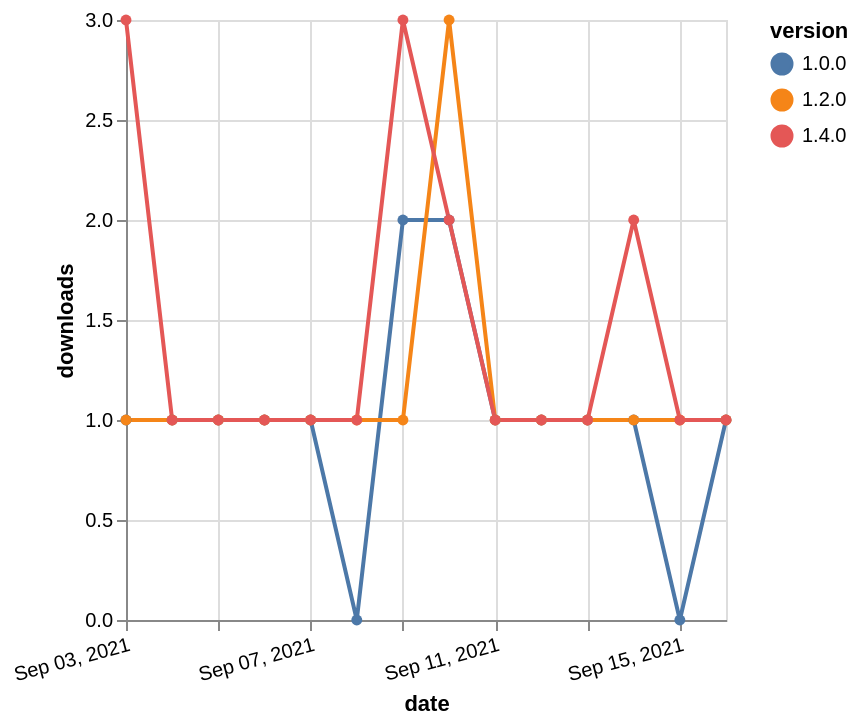

Specify this chart in Vega-Lite:
### Vega-Lite specification from a JSON file in a GitHub repository (floating-point values rounded to 4 significant figures)
{"$schema": "https://vega.github.io/schema/vega-lite/v5.json", "description": "A simple bar chart with embedded data.", "data": {"values": [{"date": "2021-09-03", "total": 173, "delta": 1, "version": "1.0.0"}, {"date": "2021-09-04", "total": 174, "delta": 1, "version": "1.0.0"}, {"date": "2021-09-05", "total": 175, "delta": 1, "version": "1.0.0"}, {"date": "2021-09-06", "total": 176, "delta": 1, "version": "1.0.0"}, {"date": "2021-09-07", "total": 177, "delta": 1, "version": "1.0.0"}, {"date": "2021-09-08", "total": 177, "delta": 0, "version": "1.0.0"}, {"date": "2021-09-09", "total": 179, "delta": 2, "version": "1.0.0"}, {"date": "2021-09-10", "total": 181, "delta": 2, "version": "1.0.0"}, {"date": "2021-09-11", "total": 182, "delta": 1, "version": "1.0.0"}, {"date": "2021-09-12", "total": 183, "delta": 1, "version": "1.0.0"}, {"date": "2021-09-13", "total": 184, "delta": 1, "version": "1.0.0"}, {"date": "2021-09-14", "total": 185, "delta": 1, "version": "1.0.0"}, {"date": "2021-09-15", "total": 185, "delta": 0, "version": "1.0.0"}, {"date": "2021-09-16", "total": 186, "delta": 1, "version": "1.0.0"}, {"date": "2021-09-03", "total": 205, "delta": 1, "version": "1.2.0"}, {"date": "2021-09-04", "total": 206, "delta": 1, "version": "1.2.0"}, {"date": "2021-09-05", "total": 207, "delta": 1, "version": "1.2.0"}, {"date": "2021-09-06", "total": 208, "delta": 1, "version": "1.2.0"}, {"date": "2021-09-07", "total": 209, "delta": 1, "version": "1.2.0"}, {"date": "2021-09-08", "total": 210, "delta": 1, "version": "1.2.0"}, {"date": "2021-09-09", "total": 211, "delta": 1, "version": "1.2.0"}, {"date": "2021-09-10", "total": 214, "delta": 3, "version": "1.2.0"}, {"date": "2021-09-11", "total": 215, "delta": 1, "version": "1.2.0"}, {"date": "2021-09-12", "total": 216, "delta": 1, "version": "1.2.0"}, {"date": "2021-09-13", "total": 217, "delta": 1, "version": "1.2.0"}, {"date": "2021-09-14", "total": 218, "delta": 1, "version": "1.2.0"}, {"date": "2021-09-15", "total": 219, "delta": 1, "version": "1.2.0"}, {"date": "2021-09-16", "total": 220, "delta": 1, "version": "1.2.0"}, {"date": "2021-09-03", "total": 132, "delta": 3, "version": "1.4.0"}, {"date": "2021-09-04", "total": 133, "delta": 1, "version": "1.4.0"}, {"date": "2021-09-05", "total": 134, "delta": 1, "version": "1.4.0"}, {"date": "2021-09-06", "total": 135, "delta": 1, "version": "1.4.0"}, {"date": "2021-09-07", "total": 136, "delta": 1, "version": "1.4.0"}, {"date": "2021-09-08", "total": 137, "delta": 1, "version": "1.4.0"}, {"date": "2021-09-09", "total": 140, "delta": 3, "version": "1.4.0"}, {"date": "2021-09-10", "total": 142, "delta": 2, "version": "1.4.0"}, {"date": "2021-09-11", "total": 143, "delta": 1, "version": "1.4.0"}, {"date": "2021-09-12", "total": 144, "delta": 1, "version": "1.4.0"}, {"date": "2021-09-13", "total": 145, "delta": 1, "version": "1.4.0"}, {"date": "2021-09-14", "total": 147, "delta": 2, "version": "1.4.0"}, {"date": "2021-09-15", "total": 148, "delta": 1, "version": "1.4.0"}, {"date": "2021-09-16", "total": 149, "delta": 1, "version": "1.4.0"}]}, "width": "container", "mark": {"type": "line", "point": {"filled": true}}, "encoding": {"x": {"field": "date", "type": "temporal", "timeUnit": "yearmonthdate", "title": "date", "axis": {"labelAngle": -15}}, "y": {"field": "delta", "type": "quantitative", "title": "downloads"}, "color": {"field": "version", "type": "nominal"}, "tooltip": {"field": "delta"}}}
